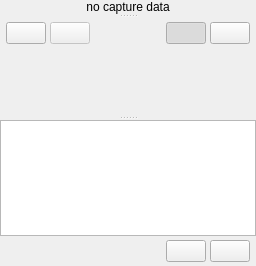
<?xml version="1.0" encoding="UTF-8"?>
<ui version="4.0">
 <class>ColCapture</class>
 <widget class="QWidget" name="ColCapture">
  <property name="minimumWidth"><number>197</number></property>
  <layout class="QVBoxLayout" name="layout_root">
   <property name="spacing"><number>0</number></property>
   <property name="leftMargin"><number>0</number></property>
   <property name="topMargin"><number>0</number></property>
   <property name="rightMargin"><number>0</number></property>
   <property name="bottomMargin"><number>0</number></property>

   <!-- Outer splitter: image (top) resizable against toolbar+results+log (bottom) -->
   <item stretch="1">
    <widget class="QSplitter" name="splitter_image_bottom">
     <property name="orientation"><enum>Qt::Vertical</enum></property>
     <property name="childrenCollapsible"><bool>false</bool></property>

     <!-- Capture image label — draggable top pane -->
     <widget class="QLabel" name="lbl_capture_image">
      <property name="alignment"><set>Qt::AlignCenter</set></property>
      <property name="text"><string>no capture data</string></property>
      <property name="wordWrap"><bool>true</bool></property>
      <property name="minimumHeight"><number>197</number></property>
     </widget>

     <!-- Lower pane: toolbar + results/log splitter -->
     <widget class="QWidget" name="wt_lower">
      <layout class="QVBoxLayout" name="layout_lower">
       <property name="spacing"><number>0</number></property>
       <property name="leftMargin"><number>0</number></property>
       <property name="topMargin"><number>0</number></property>
       <property name="rightMargin"><number>0</number></property>
       <property name="bottomMargin"><number>0</number></property>

       <!-- Capture view toolbar -->
       <item>
        <widget class="QWidget" name="wt_toolbar_capture">
         <layout class="QHBoxLayout" name="toolbar_capture_layout">
          <property name="spacing"><number>4</number></property>
          <property name="leftMargin"><number>6</number></property>
          <property name="topMargin"><number>4</number></property>
          <property name="rightMargin"><number>6</number></property>
          <property name="bottomMargin"><number>4</number></property>
          <item>
           <widget class="QPushButton" name="btn_lock">
            <property name="text"><string></string></property>
            <property name="toolTip"><string>Step mode: pause after each capture</string></property>
            <property name="checkable"><bool>true</bool></property>
            <property name="minimumWidth"><number>32</number></property>
            <property name="maximumWidth"><number>32</number></property>
            <property name="minimumHeight"><number>32</number></property>
            <property name="maximumHeight"><number>32</number></property>
           </widget>
          </item>
          <item>
           <widget class="QPushButton" name="btn_step">
            <property name="text"><string></string></property>
            <property name="toolTip"><string>Advance one step</string></property>
            <property name="enabled"><bool>false</bool></property>
            <property name="minimumWidth"><number>32</number></property>
            <property name="maximumWidth"><number>32</number></property>
            <property name="minimumHeight"><number>32</number></property>
            <property name="maximumHeight"><number>32</number></property>
           </widget>
          </item>
          <item>
           <spacer>
            <property name="orientation"><enum>Qt::Horizontal</enum></property>
            <property name="sizeHint" stdset="0"><size><width>10</width><height>1</height></size></property>
           </spacer>
          </item>
          <item>
           <widget class="QPushButton" name="btn_view_sensor">
            <property name="text"><string></string></property>
            <property name="toolTip"><string>Show sensor data</string></property>
            <property name="checkable"><bool>true</bool></property>
            <property name="checked"><bool>true</bool></property>
            <property name="minimumWidth"><number>32</number></property>
            <property name="maximumWidth"><number>32</number></property>
            <property name="minimumHeight"><number>32</number></property>
            <property name="maximumHeight"><number>32</number></property>
           </widget>
          </item>
          <item>
           <widget class="QPushButton" name="btn_view_observer">
            <property name="text"><string></string></property>
            <property name="toolTip"><string>Show observer camera</string></property>
            <property name="checkable"><bool>true</bool></property>
            <property name="minimumWidth"><number>32</number></property>
            <property name="maximumWidth"><number>32</number></property>
            <property name="minimumHeight"><number>32</number></property>
            <property name="maximumHeight"><number>32</number></property>
           </widget>
          </item>
         </layout>
        </widget>
       </item>

       <!-- Inner splitter: test results / log -->
       <item stretch="1">
        <widget class="QSplitter" name="splitter_result_log">
         <property name="orientation"><enum>Qt::Vertical</enum></property>
         <property name="childrenCollapsible"><bool>false</bool></property>

         <widget class="QScrollArea" name="scroll_test_result">
          <property name="frameShape"><enum>QFrame::NoFrame</enum></property>
          <property name="verticalScrollBarPolicy"><enum>Qt::ScrollBarAsNeeded</enum></property>
          <property name="horizontalScrollBarPolicy"><enum>Qt::ScrollBarAlwaysOff</enum></property>
          <property name="widgetResizable"><bool>true</bool></property>
          <widget class="QWidget" name="scroll_test_result_contents">
           <property name="geometry">
            <rect><x>0</x><y>0</y><width>200</width><height>150</height></rect>
           </property>
           <layout class="QVBoxLayout" name="test_result_layout">
            <property name="spacing"><number>0</number></property>
            <property name="leftMargin"><number>0</number></property>
            <property name="topMargin"><number>0</number></property>
            <property name="rightMargin"><number>0</number></property>
            <property name="bottomMargin"><number>0</number></property>
           </layout>
          </widget>
         </widget>

         <widget class="QPlainTextEdit" name="log_view">
          <property name="readOnly"><bool>true</bool></property>
          <property name="lineWrapMode"><enum>QPlainTextEdit::WidgetWidth</enum></property>
          <property name="maximumBlockCount"><number>2000</number></property>
         </widget>

        </widget>
       </item>

      </layout>
     </widget>

    </widget>
   </item>

   <!-- Log toolbar -->
   <item>
    <widget class="QWidget" name="wt_toolbar_bottom">
     <layout class="QHBoxLayout" name="toolbar_bottom_layout">
      <property name="spacing"><number>4</number></property>
      <property name="leftMargin"><number>6</number></property>
      <property name="topMargin"><number>4</number></property>
      <property name="rightMargin"><number>6</number></property>
      <property name="bottomMargin"><number>4</number></property>
      <item>
       <spacer>
        <property name="orientation"><enum>Qt::Horizontal</enum></property>
        <property name="sizeHint" stdset="0"><size><width>10</width><height>1</height></size></property>
       </spacer>
      </item>
      <item>
       <widget class="QPushButton" name="btn_clear_log">
        <property name="text"><string/></property>
        <property name="toolTip"><string>Clear log</string></property>
        <property name="minimumWidth"><number>32</number></property>
        <property name="maximumWidth"><number>32</number></property>
        <property name="minimumHeight"><number>32</number></property>
        <property name="maximumHeight"><number>32</number></property>
       </widget>
      </item>
      <item>
       <widget class="QPushButton" name="btn_copy_log">
        <property name="text"><string/></property>
        <property name="toolTip"><string>Copy log</string></property>
        <property name="minimumWidth"><number>32</number></property>
        <property name="maximumWidth"><number>32</number></property>
        <property name="minimumHeight"><number>32</number></property>
        <property name="maximumHeight"><number>32</number></property>
       </widget>
      </item>
     </layout>
    </widget>
   </item>

  </layout>
 </widget>
 <resources/>
 <connections/>
</ui>
